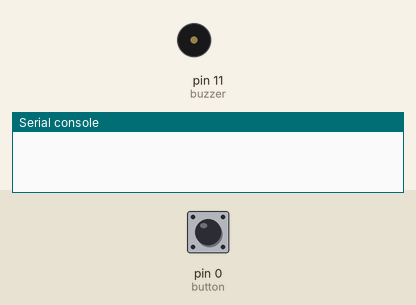
Recording of a program running on a simulated MicroPython board. On the bench: buzzer (waves = sounding, pin HIGH), the last lines printed to the serial console. Inputs (shaded band) come from the test bench; at power-on: pin 0 (button) HIGH.

Above: at 1.2 s.
1.3 s: pin 0 (button) pulled LOW for 0.15 s
At 2.1 s:
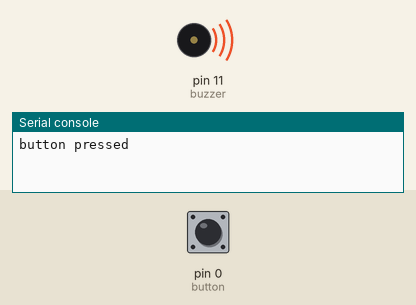
3.8 s: pin 0 (button) pulled LOW for 3.2 s
At 8.5 s:
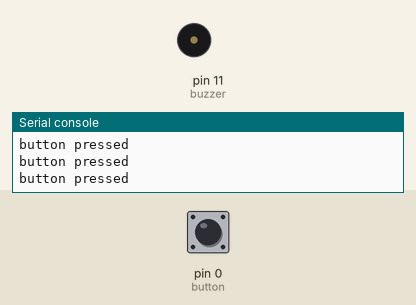
Timing chart, 0 to 10.0 s (numbered marks = the images above; inputs shaded):
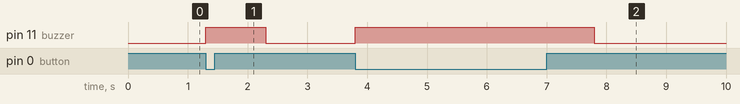

The program:

Buzzer.py
```python
from machine import Pin
import time
button = Pin(0, Pin.IN, Pin.PULL_UP)
buzzer = Pin(11, Pin.OUT)
while True:
 if button.value() == 0:
  print("button pressed")
  buzzer.value(1)
  time.sleep(1)
 else:
  buzzer.value(0)
```

Measured:
- after the input at 1.3 s, pin 11 (buzzer): LOW → HIGH at once, → LOW 1.0 s later
- after the input at 3.8 s, pin 11 (buzzer): LOW → HIGH at once, → LOW 4.0 s later
